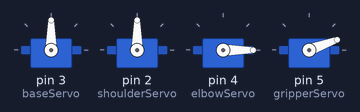
A sketch run on a simulated Arduino Uno, built with avr-gcc and run on an emulated ATmega328P. On the bench: 4 × servo.

Above: at 0.1 s.
At 1.15 s:
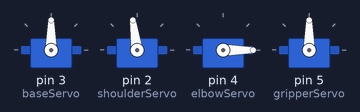
At 4.9 s:
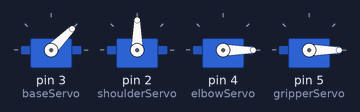
At 6.7 s:
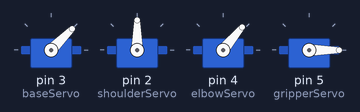
At 8.3 s:
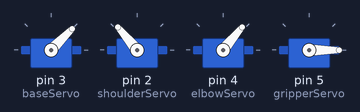
At 11.4 s:
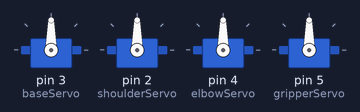
Timing chart, 0 to 12.9 s (numbered marks = the images above):
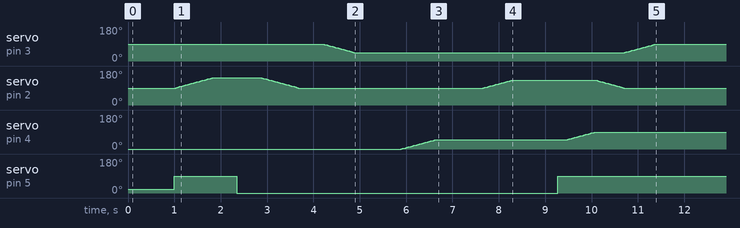

The sketch:

MINI_SERVO_ARM.ino
```cpp
#include <Servo.h>

// Declare the servo objects for each physical component of the robotic arm
Servo baseServo;
Servo shoulderServo;
Servo elbowServo;
Servo gripperServo;

// Default starting angles for all standard 180-degree servos
int defaultBasePos = 90;
int defaultShoulderPos = 90;
int defaultElbowPos = 0;
int defaultGripperPos = 20;

// Variables to keep track of the current angles of the servos
int currentBasePos = 90;
int currentShoulderPos = 90;
int currentElbowPos = 0;
int currentGripperPos = 20;

void setup() {
  // Connect the servos to their respective digital pins on the Arduino board
  baseServo.attach(3);
  shoulderServo.attach(2);
  elbowServo.attach(4);
  gripperServo.attach(5);

  // Command the arm to move into its default starting posture
  baseServo.write(defaultBasePos);
  shoulderServo.write(defaultShoulderPos);
  elbowServo.write(defaultElbowPos);
  gripperServo.write(defaultGripperPos);

  // Wait 1 second to give the physical motors time to reach their starting positions
  delay(1000);
}

// Function to smoothly move a servo from its current angle to a new target angle
void moveServoSmoothly(Servo& targetServo, int startPos, int endPos) {
  if (startPos < endPos) {
    // If moving forward, increase the angle step-by-step
    for (int pos = startPos; pos <= endPos; pos++) {
      targetServo.write(pos);
      delay(15); // Wait 15 milliseconds between each degree to slow down the movement
    }
  } else {
    // If moving backward, decrease the angle step-by-step
    for (int pos = startPos; pos >= endPos; pos--) {
      targetServo.write(pos);
      delay(15);
    }
  }
}

// Shortcut function to close the gripper claw
void closeGripper() {
  gripperServo.write(0);
}

// Shortcut function to open the gripper claw
void openGripper() {
  gripperServo.write(90);
}

// Main sequence: The robot picks up an object and places it on a slide
void pickAndPlaceTask() {

  openGripper();

  // Lower the shoulder down towards the object
  moveServoSmoothly(shoulderServo, currentShoulderPos, 145);
  currentShoulderPos = 145;

  delay(500);

  closeGripper();

  delay(500);

  // Lift the object by raising the shoulder back up
  moveServoSmoothly(shoulderServo, currentShoulderPos, defaultShoulderPos);
  currentShoulderPos = defaultShoulderPos;

  delay(500);

  // Rotate the standard base servo smoothly to a new fixed angle (e.g., 45 degrees)
  moveServoSmoothly(baseServo, currentBasePos, 45);
  currentBasePos = 45;

  delay(1000);

  // Extend the elbow out towards the slide
  moveServoSmoothly(elbowServo, currentElbowPos, 50);
  currentElbowPos = 50;

  delay(1000);

  // Lower the shoulder to align the object directly over the slide
  moveServoSmoothly(shoulderServo, currentShoulderPos, 130);
  currentShoulderPos = 130;

  delay(1000);

  openGripper();

  delay(200);

  // Retract the elbow up and out of the way
  moveServoSmoothly(elbowServo, currentElbowPos, 90);
  currentElbowPos = 90;

  // Return the shoulder to its original starting position
  moveServoSmoothly(shoulderServo, currentShoulderPos, defaultShoulderPos);
  currentShoulderPos = defaultShoulderPos;

  // Return the base back to its center starting position
  moveServoSmoothly(baseServo, currentBasePos, defaultBasePos);
  currentBasePos = defaultBasePos;

  // Extremely long delay to freeze the program and prevent the loop from repeating
  delay(1000000000);
}

void loop() {
  // Execute the main sequence
  pickAndPlaceTask();
}
```

Measured:
- by itself, servo on pin 4 (elbowServo): moves from 0° to 90° over 4.2 s
- by itself, servo on pin 5 (gripperServo): 20° → 90° at 1.0 s, → 0° 1.3 s later, → 90° 6.9 s later
